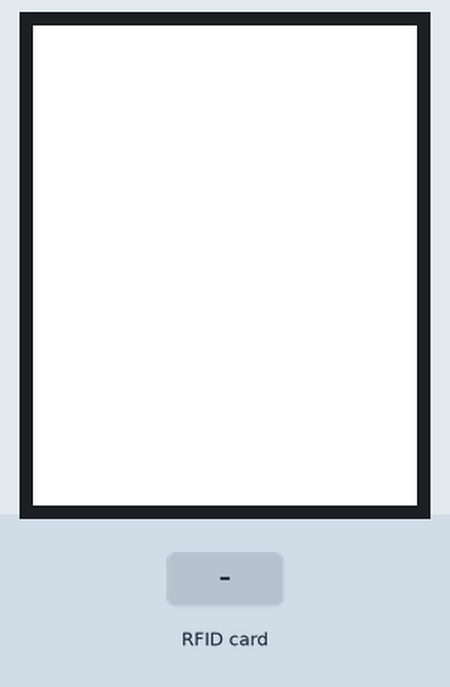
Simulated run of this program. Board: ESP8266 (NodeMCU). On the bench: 128×160 colour display. Inputs (shaded band) come from the test bench. What the program prints to the serial monitor is not drawn.

Above: at 1.4 s.
1.5 s: RFID card 5E 7A 19 C4 held to the reader
At 2.2 s:
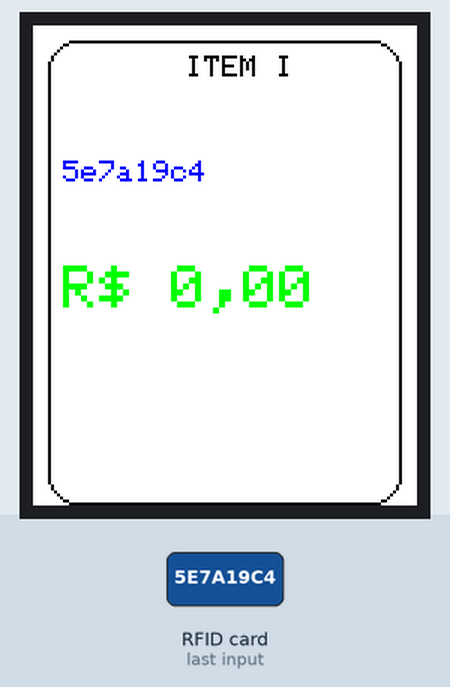
At 12.6 s:
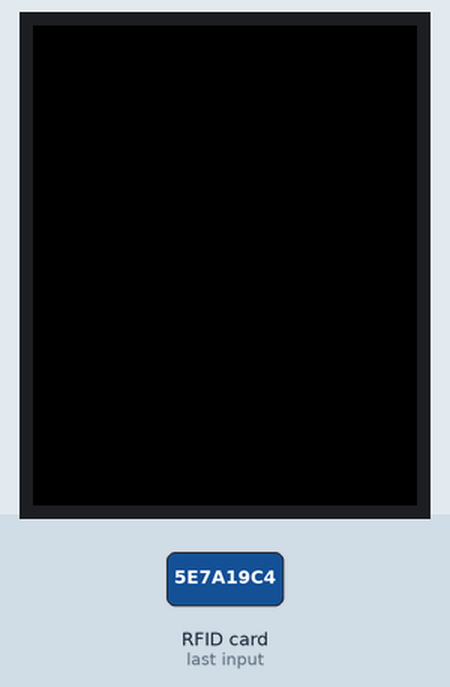
Timing chart, 0 to 13.0 s (numbered marks = the images above; inputs shaded):
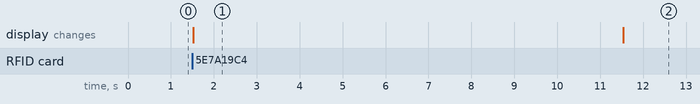

The program:

main.cpp
```cpp
#include <Arduino.h>
#include <SPI.h>
#include <MFRC522.h>
#include "Adafruit_GFX.h"
#include "Adafruit_ST7735.h"
#include "qrcode.h"
// Class
#include "WiFiClass.h"

// rc522 pins
// RST (Reset) <-> D0
// MISO (Master Input Slave Output) <-> D6
// MOSI (Master Output Slave Input) <-> D7
// SCK (Serial Clock) <-> D5
// SS/SDA (Slave select) <-> D1

// display pins (Adafruit_ST7735)
// VCC <-> 3.3V
// GND <-> GND
// CS <-> D8
// RST <-> D4
// DC/A0 <-> D3
// SDA/MOSI <-> D7
// SCK <-> D5
// LED <-> 3.3V

#define TFT_CS D8
#define TFT_RST D4
#define TFT_DC D3
#define TFT_SCLK D5
#define TFT_MOSI D7
#define SS_PIN D1
#define RST_PIN D0

MFRC522 rfid(SS_PIN, RST_PIN);
Adafruit_ST7735 tft = Adafruit_ST7735(TFT_CS, TFT_DC, TFT_RST);
APIManager apiManager("ALHN-B945", "escola91148229");

unsigned long tagDetectedTime = 0;
bool tagDetected = false;

void tftSetup()
{
  tft.initR(INITR_BLACKTAB);
  tft.setRotation(4);
  tft.fillScreen(ST7735_WHITE);
}
void clearScreen()
{
  tft.fillScreen(ST7735_BLACK);
}
void drawCard(const String &name, const String &value)
{
  // Defina o espaçamento
  int padding = 5;

  // Defina as coordenadas e as dimensões do card
  int cardX = padding;
  int cardY = padding;
  int cardWidth = tft.width() - (2 * padding);
  int cardHeight = tft.height() - (padding);

  // Cores personalizadas
  uint16_t backgroundColor = ST7735_WHITE;
  uint16_t borderColor = ST7735_BLACK;
  uint16_t titleColor = ST7735_BLACK;
  uint16_t valueColor = ST7735_BLUE;
  uint16_t priceColor = ST7735_GREEN;

  // Desenhe o retângulo do card com bordas arredondadas
  tft.fillRoundRect(cardX, cardY, cardWidth, cardHeight, 10, backgroundColor);
  tft.drawRoundRect(cardX, cardY, cardWidth, cardHeight, 10, borderColor);

  // Defina as coordenadas do texto
  int textX = cardX + padding;
  int textY = cardY + padding;

  // Calcule a posição horizontal para centralizar o texto
  int nameWidth = name.length() * 6; // Largura aproximada do texto com tamanho de fonte 1
  int nameX = textX + (cardWidth - nameWidth) / 2;

  // Escreva o nome no card
  tft.setTextColor(titleColor);
  tft.setTextSize(1);
  tft.setCursor(nameX, textY);
  tft.println(name);

  // Escreva o valor no card
  tft.setTextColor(valueColor);
  tft.setTextSize(1);
  tft.setCursor(textX, textY + 35);
  tft.println(value);

  // Escreva o preço no card
  tft.setTextColor(priceColor);
  tft.setTextSize(2);
  tft.setCursor(textX, textY + 70);
  tft.println("R$ 0,00");
}

void getTagId()
{
  if (!rfid.PICC_IsNewCardPresent())
  {
    if (tagDetected && (millis() - tagDetectedTime >= 10000))
    {
      tagDetected = false;
      clearScreen();
    }
    return;
  }

  if (!rfid.PICC_ReadCardSerial())
    return;

  String cardUID = "";
  for (byte i = 0; i < rfid.uid.size; i++)
  {
    if (rfid.uid.uidByte[i] < 0x10)
      cardUID += "0";
    cardUID += String(rfid.uid.uidByte[i], HEX);
  }

  Serial.print(F("Card UID: "));
  Serial.println(cardUID);

  tagDetected = true;
  tagDetectedTime = millis();
  drawCard("ITEM I", cardUID);

  rfid.PICC_HaltA();
  rfid.PCD_StopCrypto1();
}

void drawQRCode(const char *link)
{
  const uint8_t ecc = 0;
  const uint8_t version = 3;

  QRCode qrcode;
  uint8_t qrcodeData[qrcode_getBufferSize(version)];

  qrcode_initText(&qrcode, qrcodeData, version, ecc, link);

  const int xy_scale = 3.8;
  const int x_offset = (tft.width() - xy_scale * qrcode.size) / 2;
  const int y_offset = (tft.height() - xy_scale * qrcode.size) / 2;

  for (uint8_t y = 0; y < qrcode.size; y++)
  {
    for (uint8_t x = 0; x < qrcode.size; x++)
    {
      bool mod = qrcode_getModule(&qrcode, x, y);

      if (mod)
      {
        int px = x_offset + (x * xy_scale);
        int py = y_offset + (y * xy_scale);
        tft.fillRect(px, py, xy_scale, xy_scale, ST7735_BLACK);
      }
    }
  }
}

void setup(void)
{
  Serial.begin(9600);
  SPI.begin();
  rfid.PCD_Init();
  // apiManager.begin();
  tftSetup();
  Serial.println(F("[!] - Sistema iniciado"));
}

void loop()
{
  getTagId();
}
```

WiFiClass.h
```cpp
#include <Arduino.h>
#include <ESP8266WiFi.h>
#include <ESP8266HTTPClient.h>

class APIManager
{
private:
  const char *ssid;
  const char *password;

public:
  APIManager(const char *ssid, const char *password)
  {
    this->ssid = ssid;
    this->password = password;
  }

  void begin()
  {
    Serial.begin(9600);
    WiFi.begin(ssid, password);

    Serial.println("Conectando ao WiFi.");
    while (WiFi.status() != WL_CONNECTED)
    {
      Serial.print(".");
      delay(1000);
    }
    Serial.println("-------------------------");
    Serial.println("Conectado ao WiFi!");
    Serial.println("Endereço de IP: ");
    Serial.println(WiFi.localIP());
    Serial.println("Endereço MAC: ");
    Serial.println(WiFi.macAddress());
    Serial.println("Tempo de execução: ");
    Serial.println(millis());
    Serial.println("-------------------------");
  }

  String request(const char *url, const char *metodo)
  {
    HTTPClient http;
    WiFiClient client; // Create a WiFiClient object

    Serial.print("Realizando chamada para");
    Serial.println(url);

    http.begin(client, url); // Pass the WiFiClient object to begin()

    int codigoResposta = http.sendRequest(metodo);
    String resposta = "";

    if (codigoResposta == HTTP_CODE_OK)
    {
      resposta = http.getString();
      Serial.print("Resposta recebida: ");
      Serial.println(resposta);
    }
    else
    {
      Serial.print("Falha na chamada. Código de resposta: ");
      Serial.println(codigoResposta);
    }

    http.end();
    return resposta;
  }
};
```

Measured:
- after the input at 1.5 s, the display: changes at once (image 1)
- what the display in image 1 shows lasts 10.0 s, from 1.5 s to 11.5 s
